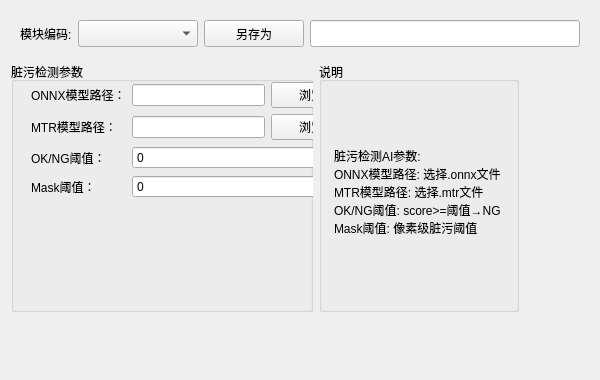
<?xml version="1.0" encoding="UTF-8"?>
<ui version="4.0">
 <class>WidgetRecipeDirty</class>
 <widget class="QWidget" name="WidgetRecipeDirty">
  <property name="geometry">
   <rect>
    <x>0</x>
    <y>0</y>
    <width>600</width>
    <height>380</height>
   </rect>
  </property>
  <property name="windowTitle">
   <string>Form</string>
  </property>
  <layout class="QGridLayout" name="gridLayout_2" columnstretch="1,1,0">
   <item row="0" column="0" colspan="3">
    <widget class="QWidget" name="widget_recipe" native="true">
     <property name="sizePolicy">
      <sizepolicy hsizetype="Preferred" vsizetype="Fixed">
       <horstretch>0</horstretch>
       <verstretch>0</verstretch>
      </sizepolicy>
     </property>
     <property name="minimumSize">
      <size>
       <width>0</width>
       <height>45</height>
      </size>
     </property>
     <property name="maximumSize">
      <size>
       <width>16777215</width>
       <height>50</height>
      </size>
     </property>
     <layout class="QGridLayout" name="gridLayout">
      <item row="0" column="0">
       <widget class="QLabel" name="label_3">
        <property name="text">
         <string>模块编码:</string>
        </property>
       </widget>
      </item>
      <item row="0" column="1">
       <widget class="QComboBox" name="comboBox_Recipe">
        <property name="sizePolicy">
         <sizepolicy hsizetype="Preferred" vsizetype="Preferred">
          <horstretch>0</horstretch>
          <verstretch>0</verstretch>
         </sizepolicy>
        </property>
        <property name="minimumSize">
         <size>
          <width>120</width>
          <height>0</height>
         </size>
        </property>
        <property name="styleSheet">
         <string notr="true">QComboBox{font:20px;height: 50px;}</string>
        </property>
       </widget>
      </item>
      <item row="0" column="2">
       <widget class="QPushButton" name="btnSave">
        <property name="sizePolicy">
         <sizepolicy hsizetype="Preferred" vsizetype="Preferred">
          <horstretch>0</horstretch>
          <verstretch>0</verstretch>
         </sizepolicy>
        </property>
        <property name="minimumSize">
         <size>
          <width>100</width>
          <height>0</height>
         </size>
        </property>
        <property name="text">
         <string>另存为</string>
        </property>
       </widget>
      </item>
      <item row="0" column="3">
       <widget class="QLineEdit" name="lineEdit">
        <property name="sizePolicy">
         <sizepolicy hsizetype="Expanding" vsizetype="Preferred">
          <horstretch>0</horstretch>
          <verstretch>0</verstretch>
         </sizepolicy>
        </property>
        <property name="minimumSize">
         <size>
          <width>0</width>
          <height>25</height>
         </size>
        </property>
       </widget>
      </item>
     </layout>
    </widget>
   </item>
   <item row="1" column="0">
    <widget class="QGroupBox" name="groupBox">
     <property name="maximumSize">
      <size>
       <width>360</width>
       <height>250</height>
      </size>
     </property>
     <property name="title">
      <string>脏污检测参数</string>
     </property>
     <widget class="QWidget" name="layoutWidget">
      <property name="geometry">
       <rect>
        <x>20</x>
        <y>20</y>
        <width>320</width>
        <height>210</height>
       </rect>
      </property>
      <layout class="QFormLayout" name="formLayout">
       <item row="0" column="0">
        <widget class="QLabel" name="label_modelPath">
         <property name="text">
          <string>ONNX模型路径：</string>
         </property>
        </widget>
       </item>
       <item row="0" column="1">
        <widget class="QWidget" name="widget_modelPath" native="true">
         <layout class="QHBoxLayout" name="horizontalLayout_modelPath">
          <property name="leftMargin">
           <number>0</number>
          </property>
          <property name="topMargin">
           <number>0</number>
          </property>
          <property name="rightMargin">
           <number>0</number>
          </property>
          <property name="bottomMargin">
           <number>0</number>
          </property>
          <item>
           <widget class="QLineEdit" name="lineEdit_modelPath"/>
          </item>
          <item>
           <widget class="QPushButton" name="btnBrowseOnnx">
            <property name="sizePolicy">
             <sizepolicy hsizetype="Minimum" vsizetype="Fixed">
              <horstretch>0</horstretch>
              <verstretch>0</verstretch>
             </sizepolicy>
            </property>
            <property name="minimumSize">
             <size>
              <width>60</width>
              <height>0</height>
             </size>
            </property>
            <property name="text">
             <string>浏览</string>
            </property>
           </widget>
          </item>
         </layout>
        </widget>
       </item>
       <item row="1" column="0">
        <widget class="QLabel" name="label_modelPathMtr">
         <property name="text">
          <string>MTR模型路径：</string>
         </property>
        </widget>
       </item>
       <item row="1" column="1">
        <widget class="QWidget" name="widget_modelPathMtr" native="true">
         <layout class="QHBoxLayout" name="horizontalLayout_modelPathMtr">
          <property name="leftMargin">
           <number>0</number>
          </property>
          <property name="topMargin">
           <number>0</number>
          </property>
          <property name="rightMargin">
           <number>0</number>
          </property>
          <property name="bottomMargin">
           <number>0</number>
          </property>
          <item>
           <widget class="QLineEdit" name="lineEdit_modelPathMtr"/>
          </item>
          <item>
           <widget class="QPushButton" name="btnBrowseMtr">
            <property name="sizePolicy">
             <sizepolicy hsizetype="Minimum" vsizetype="Fixed">
              <horstretch>0</horstretch>
              <verstretch>0</verstretch>
             </sizepolicy>
            </property>
            <property name="minimumSize">
             <size>
              <width>60</width>
              <height>0</height>
             </size>
            </property>
            <property name="text">
             <string>浏览</string>
            </property>
           </widget>
          </item>
         </layout>
        </widget>
       </item>
       <item row="2" column="0">
        <widget class="QLabel" name="label_threshold">
         <property name="text">
          <string>OK/NG阈值：</string>
         </property>
        </widget>
       </item>
       <item row="2" column="1">
        <widget class="QDoubleSpinBox" name="doubleSpinBox_threshold">
         <property name="decimals">
          <number>0</number>
         </property>
         <property name="maximum">
          <double>0.000000000000000</double>
         </property>
         <property name="singleStep">
          <double>0.000000000000000</double>
         </property>
         <property name="value">
          <double>0.000000000000000</double>
         </property>
        </widget>
       </item>
       <item row="3" column="0">
        <widget class="QLabel" name="label_maskThreshold">
         <property name="text">
          <string>Mask阈值：</string>
         </property>
        </widget>
       </item>
       <item row="3" column="1">
        <widget class="QDoubleSpinBox" name="doubleSpinBox_maskThreshold">
         <property name="decimals">
          <number>0</number>
         </property>
         <property name="maximum">
          <double>0.000000000000000</double>
         </property>
         <property name="singleStep">
          <double>0.000000000000000</double>
         </property>
         <property name="value">
          <double>0.000000000000000</double>
         </property>
        </widget>
       </item>
      </layout>
     </widget>
    </widget>
   </item>
   <item row="1" column="1">
    <widget class="QGroupBox" name="groupBox_2">
     <property name="minimumSize">
      <size>
       <width>0</width>
       <height>250</height>
      </size>
     </property>
     <property name="maximumSize">
      <size>
       <width>200</width>
       <height>250</height>
      </size>
     </property>
     <property name="title">
      <string>说明</string>
     </property>
     <widget class="QLabel" name="label_desc">
      <property name="geometry">
       <rect>
        <x>15</x>
        <y>20</y>
        <width>170</width>
        <height>220</height>
       </rect>
      </property>
      <property name="text">
       <string>脏污检测AI参数:
ONNX模型路径: 选择.onnx文件
MTR模型路径: 选择.mtr文件
OK/NG阈值: score&gt;=阈值→NG
Mask阈值: 像素级脏污阈值</string>
      </property>
      <property name="alignment">
       <set>Qt::AlignLeading|Qt::AlignLeft|Qt::AlignVCenter</set>
      </property>
      <property name="wordWrap">
       <bool>false</bool>
      </property>
     </widget>
    </widget>
   </item>
   <item row="1" column="2">
    <spacer name="horizontalSpacer">
     <property name="orientation">
      <enum>Qt::Horizontal</enum>
     </property>
     <property name="sizeHint" stdset="0">
      <size>
       <width>64</width>
       <height>20</height>
      </size>
     </property>
    </spacer>
   </item>
   <item row="2" column="0">
    <spacer name="verticalSpacer">
     <property name="orientation">
      <enum>Qt::Vertical</enum>
     </property>
     <property name="sizeHint" stdset="0">
      <size>
       <width>20</width>
       <height>119</height>
      </size>
     </property>
    </spacer>
   </item>
  </layout>
 </widget>
 <resources/>
 <connections/>
</ui>
